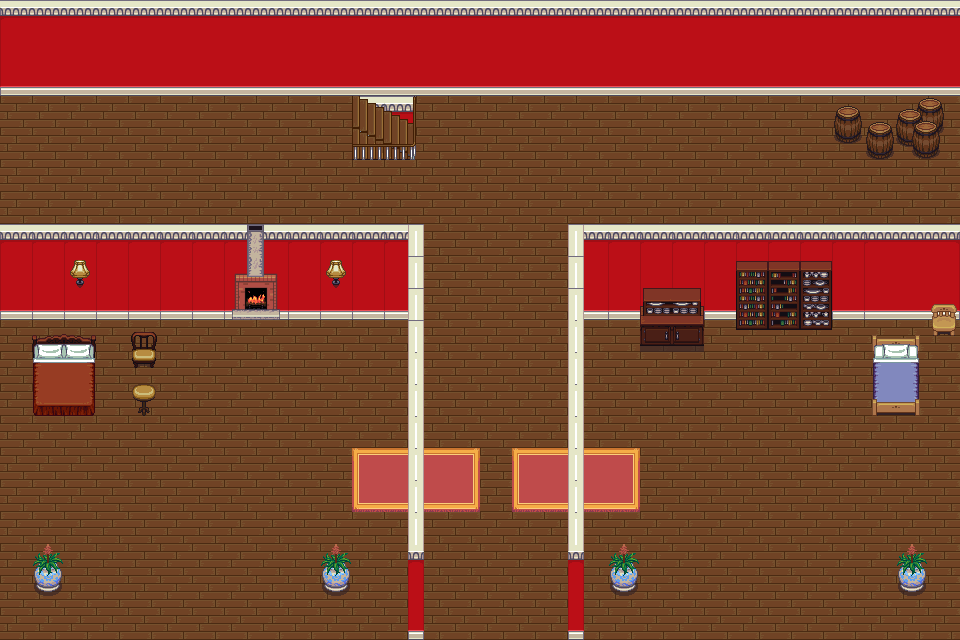

Below is a game level as drawn by its tile map, then a one-line description and the .tmx that defines it (tile-layer data replaced by summaries):
An orthogonal 30x20 tile map with 32x32 px tiles, 8 tile layers (collision, Tile Layer 1, Tile Layer 2, Tile Layer 3, ...), 10 tilesets and 1 object (tp).

<map version="1.0" orientation="orthogonal" renderorder="right-down" width="30" height="20" tilewidth="32" tileheight="32" nextobjectid="2">
 <properties>
  <property name="ennemy" value="0" />
  <property name="music" value="res/musics/006-link-s-house.WAV" />
 </properties>
 <tileset firstgid="1" name="cabinets" tilewidth="32" tileheight="32" tilecount="78" columns="6">
  <image source="../tiles/cabinets.png" width="192" height="416" />
 </tileset>
 <tileset firstgid="79" name="barrel" tilewidth="32" tileheight="32" tilecount="8" columns="4">
  <image source="../tiles/barrel.png" width="128" height="64" />
 </tileset>
 <tileset firstgid="87" name="city_inside" tilewidth="32" tileheight="32" tilecount="384" columns="24">
  <image source="../tiles/city_inside.png" width="768" height="512" />
 </tileset>
 <tileset firstgid="471" name="country" tilewidth="32" tileheight="32" tilecount="20" columns="5">
  <image source="../tiles/country.png" width="160" height="128" />
 </tileset>
 <tileset firstgid="491" name="inside red" tilewidth="32" tileheight="32" tilecount="100" columns="10">
  <image source="../tiles/inside red.png" width="320" height="320" />
 </tileset>
 <tileset firstgid="591" name="stairs" tilewidth="32" tileheight="32" tilecount="112" columns="8">
  <image source="../tiles/stairs.png" width="256" height="448" />
 </tileset>
 <tileset firstgid="703" name="tuto-slick2d-037-tuile-logic (1)" tilewidth="32" tileheight="32" tilecount="25" columns="5">
  <image source="../tiles/tuto-slick2d-037-tuile-logic (1).png" width="160" height="160" />
 </tileset>
 <tileset firstgid="728" name="stairs-2" tilewidth="32" tileheight="32" tilecount="112" columns="8">
  <image source="../tiles/stairs-2.png" width="256" height="448" />
 </tileset>
 <tileset firstgid="840" name="inside" tilewidth="32" tileheight="32" tilecount="100" columns="10">
  <image source="../tiles/inside.png" width="320" height="320" />
 </tileset>
 <tileset firstgid="940" name="victoria" tilewidth="32" tileheight="32" tilecount="55" columns="11">
  <image source="../tiles/victoria.png" width="352" height="160" />
 </tileset>
 <layer name="collision" width="30" height="20">
  <data>[600 cells, 227 non-empty, 7 distinct tile ids]</data>
 </layer>
 <layer name="Tile Layer 1" width="30" height="20">
  <data>[600 cells, 600 non-empty, 16 distinct tile ids]</data>
 </layer>
 <layer name="Tile Layer 2" width="30" height="20">
  <data>[600 cells, 56 non-empty, 12 distinct tile ids]</data>
 </layer>
 <layer name="Tile Layer 3" width="30" height="20">
  <data>[600 cells, 79 non-empty, 58 distinct tile ids]</data>
 </layer>
 <layer name="Tile Layer 4" width="30" height="20">
  <data>[600 cells, 0 non-empty, 0 distinct tile ids]</data>
 </layer>
 <layer name="Tile Layer 6" width="30" height="20">
  <data>[600 cells, 0 non-empty, 0 distinct tile ids]</data>
 </layer>
 <layer name="Tile Layer 7" width="30" height="20">
  <data>[600 cells, 0 non-empty, 0 distinct tile ids]</data>
 </layer>
 <layer name="Tile Layer 8" width="30" height="20">
  <data>[600 cells, 26 non-empty, 2 distinct tile ids]</data>
 </layer>
 <objectgroup name="Object Layer 1" width="40" height="20">
  <object id="1" type="tp" x="385" y="101" width="27" height="55">
   <properties>
    <property name="destMap" value="res/maps/Maison_2.tmx" />
    <property name="destX" value="544" />
    <property name="destY" value="64" />
   </properties>
  </object>
 </objectgroup>
</map>
